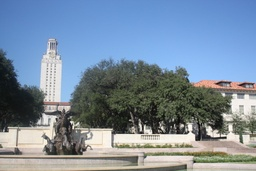
#> input picture HW3/p2/uttower_left.jpg, 256 x 171 px, shrunk from 1024 x 683 before the run
$ jupyter execute --allow-errors CSE803_HW3.ipynb
#> lines starting #> are read from the running program, lines starting #| are printed output that depends on the picture; long printed decimals are rounded
[cell 1]
import os
import cv2
import numpy as np
from matplotlib import pyplot as plt
import random
import math

[cell 2]
def save_img(path, img):
    cv2.imwrite(path, img)
    print(path, "is saved!")

def display_img(img):
    cv2.imshow('Result', img)
    cv2.waitKey()

def read_img(path):
    image = cv2.imread(path, cv2.IMREAD_GRAYSCALE)
    # if need double type, uncomment the following
    out = image.astype(float)
    return image

def read_colorimg(path):
    image = cv2.imread(path)
    # if need double type, uncomment the following
    out = image.astype(float)
    return image

[cell 3]
def homography_transform(X, H):
    # Perform homography transformation on a set of points X
    # using homography matrix H
    # Input - a set of 2D points in an array with size (N,2)
    #         a 3*3 homography matrix
    # Output - a set of 2D points in an array with size (N,2)
    M, N = X.shape
    A = np.hstack((X, np.ones((M, 1))))  # A: M x 3
    Y = A @ H
    return Y

def fit_homography(XY):
    # Given two set of points X, Y in one array,
    # fit a homography matrix from X to Y
    # Input - an array with size(N,4), each row contains two
    #         points in the form[x^T_i,y^T_i]1×4
    # Output - a 3*3 homography matrix
    X, Y = XY[:, :2], XY[:, 2:]  # y points
    M, N = XY.shape

    # build matrix A based on the correspondences
    A = []
    for i in range(M):
        x1, x2 = X[i, 0], X[i, 1]
        y1, y2 = Y[i, 0], Y[i, 1]

        # equation for each correspondence
        A.append([x1, x2, 1, 0, 0, 0, -y1 * x1, -y1 * x2, -y1])
        A.append([0, 0, 0, x1, x2, 1, -y2 * x1,- y2 * x2, -y2])

    A = np.array(A)

    # solve Ah = 0 using SVD
    U, S, V = np.linalg.svd(A)

    # solution h is the smallest singular value of V
    h = V[-1, :]

    # build H matrix & normalization
    H = h.reshape(3, 3)
    H = H / H[2, 2]

    return H

[cell 4]
def p1():
    # 1.2.3 - 1.2.5
    # 1. load points X from p1/transform.npy
    data = np.load("p1/transform.npy")
    X = data[:, :2]  # x points
    Y = data[:, 2:]  # y points
    print(f"X:{X.shape}")
    print(f"Y:{Y.shape}\n")

    # 2. fit a transformation y=Sx+t
    M, N = data.shape
    A = np.hstack((X, np.ones((M, 1))))  # A: M x 3
    b = Y                                # b: M x 2
    print(f"A:{A.shape}")
    print(f"b:{b.shape}")

    v = np.linalg.lstsq(A, b, rcond=None)[0]
    S = v[:2]  # S: 2 x 2
    t = v[2:]  # t: 2 x 1
    print(f"S:\n{S}")
    print(f"t:\n{t}\n")

    # 3. transform the points
    Y_hat = X @ S.T + t
    print(f"Y_hat:{Y_hat.shape}")

    # 4. plot the original points and transformed points
    plt.figure(figsize=(10, 6))
    plt.scatter(X[:, 0], X[:, 1], color='blue', label='Input points (X)', marker='o')
    plt.scatter(Y[:, 0], Y[:, 1], color='red', label='Target points (Y)', marker='x')
    plt.scatter(Y_hat[:, 0], Y_hat[:, 1], color='green', label='Predicted points (ŷ)', marker='^')

    plt.title('Input, Target, and Predicted Points')
    plt.xlabel('X-axis')
    plt.ylabel('Y-axis')
    plt.legend()
    plt.grid(True)
    plt.show()

    # 5.
    """
    Q: Explain how you transform the points in words based on S and t.
    Is the fitting result good?

    A: Matrix S represents how the input points (x) are transformed through
    scaling and rotation (linear transformation). Each input point is multiplied
    by matrix S, changing its size and direction. Vector t represents how the
    linearly transformed input points are positionally shifted (translation).

    For this particular fitting result, we see that while the scale or variance,
    and perhaps the translation too, of the predicted distribution is quite good,
    the rotation is significantly off.
    """

    # 1.2.6 - 1.2.8
    case = 8 # you will encounter 8 different transformations
    for i in range(case):
        XY = np.load('p1/points_case_'+str(i)+'.npy')
        # 1. generate your Homography matrix H using X and Y
        H = fit_homography(XY)

        # 2. Report H in your report
        print(f"\nCase #{i} H:\n{H}")

        # 3. Transform the points using H
        Y_H = homography_transform(XY[:,:2], H)

        # 4. Visualize points as three images in one figure
        # the following codes plot figure for you
        plt.scatter(XY[:,1],XY[:,0],c="red") #X
        plt.scatter(XY[:,3],XY[:,2],c="green") #Y
        plt.scatter(Y_H[:,1],Y_H[:,0],c="blue") #Y_hat
        plt.savefig('./p1_cases/case_'+str(i))
        plt.close()

    """
    Q: Discuss the transformations your observed in visualization with
    the homography matrix H. Do they make sense to you?

    A: All of the homographic transformations seem to make sense except for
    one, case #4. These transformations are designed to map one set of points
    in a 2D plane to another set of points in a different plane. The H matrix
    captures the relationship between two views of the same planar surface
    under different camera perspectives. In all of the cases except #4, we see
    the transformed X-points approximating their respective Y-points. In #4, the
    predicted points match the flipped Y-image orientation, but appear diagonal
    positionally to the Y-image.
    """

[cell 5]
def normalize(M):
    return (M - M.mean()) / M.std()

def match_descriptors(distances, threshold):
    matches = np.argwhere(distances < threshold)
    print(f"Descriptor matches (d<{threshold}): {matches.shape}")
    return matches

def sift_image(img, savename):
    # initialize SIFT detector
    sift = cv2.SIFT_create()
    sift.setContrastThreshold(0.15)
    sift.setEdgeThreshold(7)

    # detect key points and compute descriptors
    keypoints, descriptors = sift.detectAndCompute(img, None)

    # draw & save image
    kp_img = cv2.drawKeypoints(
        img,
        keypoints,
        None,
        flags=cv2.DRAW_MATCHES_FLAGS_DRAW_RICH_KEYPOINTS
    )
    save_img('./p2_output/sift_' + savename + '.jpg', kp_img)

    # return vars
    return keypoints, descriptors

def descriptor_distances(descriptors1, descriptors2):
    # normalize descriptors
    descriptors1 = normalize(descriptors1)
    descriptors2 = normalize(descriptors2)

    # init distance matrix
    distances = np.zeros((descriptors1.shape[0], descriptors2.shape[0]))
    print(f"Descriptor distance matrix: {distances.shape}, {distances.size}")

    # calculate distances
    for i, d1 in enumerate(descriptors1):
        for j, d2 in enumerate(descriptors2):
            # euclidean distance
            distances[i, j] = np.sqrt(np.sum((d1 - d2) ** 2))

    # return distance matrix
    return distances

def ransac(X, Y, p=4, n_iters=10000):
    m, _ = X.shape
    data = np.column_stack((X, Y))
    np.random.seed(7)

    eps = np.std(Y / 2)  # threshold
    best_ninliers = 0
    best_model = None
    best_residual = 0.0
    best_inliers = None
    best_dmatches = None

    for i in range(n_iters):
        # shuffle & select p-samples
        np.random.shuffle(data)
        samples = data[:p, :]
        s_X, s_Y = samples[:, :2], samples[:, 2:]

        # fit model
        H = fit_homography(samples)

        # count inliers
        Y_hat = homography_transform(X, H)[:,:2]
        err = np.sqrt(np.sum((Y - Y_hat) ** 2, axis=1))
        inlier_mask = err < eps
        n_inliers = np.count_nonzero(inlier_mask)

        # find best model
        if n_inliers > best_ninliers:
            best_ninliers = n_inliers
            best_model = H
            best_residual = err.mean()
            best_inliers = data[inlier_mask]
            best_dmatches = [cv2.DMatch(_distance=err[i], _queryIdx=i, _trainIdx=i) for i, t in enumerate(inlier_mask) if t]

        # report results
        p_outlier = 1 - (n_inliers / m)
        # print(f"{i}: n_inliers={n_inliers}, p_outlier={p_outlier}")

    # return best model & matches
    print(f"# Best Model: n_inliers={best_ninliers}, avg_residual={best_residual}, H=\n{best_model}")
    return best_model, best_dmatches

[cell 6]
def p2(p1, p2, savename):
    """
    Q1: read grayscale images.
    """
    img1_grey = read_img(p1)
    img2_grey = read_img(p2)
    save_img('./p2_output/grey_' + f"{savename}1" + '.jpg', img1_grey)
    save_img('./p2_output/grey_' + f"{savename}2" + '.jpg', img2_grey)

    """
    Q2: detect feature points.
    """
    img1_keypoints, img1_descriptors = sift_image(img1_grey, f"{savename}1")
    img2_keypoints, img2_descriptors = sift_image(img2_grey, f"{savename}2")

    """
    Q3: calculate pair-wise descriptor distances.
    """
    distances = descriptor_distances(img1_descriptors, img2_descriptors)

    """
    Q4: select keypoint putative matches based on descriptor distances.
    """
    descriptor_matches = match_descriptors(distances, threshold=8.0)
    img1_keypoints = np.array(img1_keypoints)[descriptor_matches[:, 0]]
    img2_keypoints = np.array(img2_keypoints)[descriptor_matches[:, 1]]

    """
    Q5: RANSAC.
    """
    X = np.array([kp.pt for kp in img2_keypoints])
    Y = np.array([kp.pt for kp in img1_keypoints])
    H, inlier_matches = ransac(X, Y)  # right-to-left
    inlier_img = cv2.drawMatches(
        img1_grey,
        img1_keypoints,
        img2_grey,
        img2_keypoints,
        inlier_matches,
        outImg=None,
        matchesThickness=1,
        flags=cv2.DrawMatchesFlags_NOT_DRAW_SINGLE_POINTS
    )
    save_img('./p2_output/inliers_' + savename + '.jpg', inlier_img)

    """
    Q6: Warp images using estimated transformation.
    """
    # left, right = img1_grey, img2_grey
    left, right = read_colorimg(p1), read_colorimg(p2)
    dims = (left.shape[1] + right.shape[1], max(left.shape[0], right.shape[0]))
    warped_img = cv2.warpPerspective(
        right,
        H,
        dims,
        # flags=cv2.INTER_LINEAR,
    )
    save_img('./p2_output/warped_' + savename + '.jpg', warped_img)

    """
    Q7: Composite images into a panorama..
    """
    panorama_img = warped_img.copy()
    panorama_img[0:left.shape[0], 0:left.shape[1]] = left
    # panorama_img = panorama_img[:, :1920]  # crop
    save_img('./p2_output/panorama_' + savename + '.jpg', panorama_img)

#> (a cell that did not finish here is left out)

[cell 8]
# Problem 2
p2('p2/uttower_left.jpg', 'p2/uttower_right.jpg', 'uttower')
#> call 2 of read_img, with path = 'p2/uttower_right.jpg'
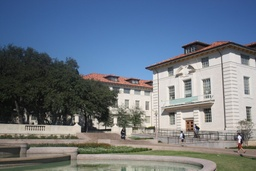
#> input picture HW3/p2/uttower_right.jpg, 256 x 171 px, shrunk from 1024 x 683 before the run
#> in sift_image, `keypoints, descriptors = sift.detectAndCompute(img, None)`: keypoints = 81 keypoints; strongest (x, y, size): (182, 125, 2.4), (71, 122, 1.9), (194, 162, 1.9), (162, 128, 1.8)
#> in sift_image, `kp_img = cv2.drawKeypoints( img, keypoints, None, flags=cv2.DRAW_MATCH..`:
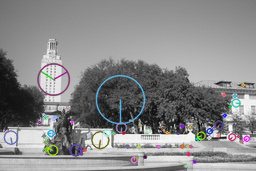
#> kp_img: shape (171, 256, 3); mean of channels 0, 1, 2 137, 136.3, 136.2; drawn as B, G, R
#> in p2, `img1_keypoints, img1_descriptors = sift_image(img1_grey, f"{savename}1")`: img1_keypoints has the same summary as keypoints in sift_image
#> call 2 of sift_image, with savename = 'uttower2'
#> in sift_image (call 2), `keypoints, descriptors = sift.detectAndCompute(img, None)`: keypoints = 68 keypoints; strongest (x, y, size): (197, 128, 2.2), (111, 88, 2), (115, 120, 3.1), (183, 136, 1.9)
#> in sift_image (call 2), `kp_img = cv2.drawKeypoints( img, keypoints, None, flags=cv2.DRAW_MATCH..`:
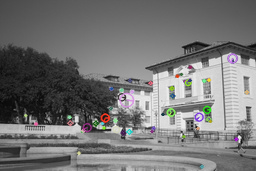
#> kp_img: shape (171, 256, 3); mean of channels 0, 1, 2 116.9, 117.1, 117.2; drawn as B, G, R
#> in p2, `img2_keypoints, img2_descriptors = sift_image(img2_grey, f"{savename}2")`: img2_keypoints has the same summary as keypoints in sift_image
#| Descriptor distance matrix: (81, 68), 5508
#> the loop in descriptor_distances, `for i, d1 in enumerate(descriptors1):` made 81 passes
#> after the loop in descriptor_distances, `for i, d1 in enumerate(descriptors1):`:
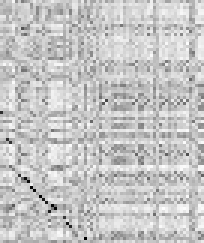
#> distances: shape (81, 68) float64 (shown 3 times larger); min 1.7, max 18.38, mean 14.66; drawn with min black and max white
#> in match_descriptors, `matches = np.argwhere(distances < threshold)`: matches = 23 rows, first 8: [9, 7], [33, 35], [34, 34], [37, 0], [46, 2], [47, 3], [51, 62], [58, 6]
#| Descriptor matches (d<8.0): (23, 2)
#> in p2, `descriptor_matches = match_descriptors(distances, threshold=8.0)`: descriptor_matches has the same summary as matches in match_descriptors
#> in p2, `X = np.array([kp.pt for kp in img2_keypoints])`: X = 23 rows, first 8: [82.06, 131], [162.6, 114], [162.6, 114], [25.34, 115.1], [69.12, 116.8], [69.12, 116.8], [210, 120.7], [78.41, 152.6]
#> in p2, `Y = np.array([kp.pt for kp in img1_keypoints])`: Y = 23 rows, first 8: [46.33, 148.9], [136.8, 157], [136.8, 157], [140, 125.1], [181.8, 125.4], [181.8, 125.4], [185.4, 165.5], [194.4, 161.5]
#> in ransac, `data = np.column_stack((X, Y))`: data = 23 rows, first 6: [82.06, 131, 46.33, 148.9], [162.6, 114, 136.8, 157], [162.6, 114, 136.8, 157], [25.34, 115.1, 140, 125.1], [69.12, 116.8, 181.8, 125.4], [69.12, 116.8, 181.8, 125.4]
#> in ransac, `eps = np.std(Y / 2)`: eps = 24.78
#> the loop in ransac, `for i in range(n_iters):` made 10000 passes
#> (n_inliers, best_ninliers, best_residual, best_inliers, best_dmatches, p_outlier) on pass 57: (1, 1, 134.4, [[111, 88.41, 223.5, 94.56]], 1 matches, 0.957)
#> (n_inliers, p_outlier) on passes 2, 3, 4, 8, 9, 11: (0, 1), (0, 1), (0, 1), (0, 1), (0, 1), (0, 1)
#| # Best Model: n_inliers=12, avg_residual=53.394, H=
#| [[ 1.78975210e+00 -1.36472157e-01  7.52077415e+01]
#|  [ 1.48352601e-01  1.10034426e+00 -2.96162189e+00]
#|  [ 2.32016194e-03 -9.73136926e-04  1.00000000e+00]]
#> in read_colorimg, image is the input picture: shape (171, 256, 3); mean B, G, R 159, 140, 121.8
#> in read_colorimg, image is the input picture: shape (171, 256, 3); mean B, G, R 132, 118.9, 107.7
#> in p2, `warped_img = cv2.warpPerspective( right, H, dims,`:
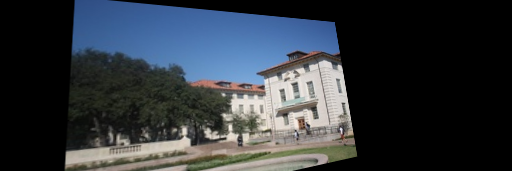
#> warped_img: shape (171, 512, 3); mean B, G, R 60.9, 54.5, 48.8
p2('p2/bbb_left.jpg', 'p2/bbb_right.jpg', 'bbb')
#> call 2 of p2, with p1 = 'p2/bbb_left.jpg', p2 = 'p2/bbb_right.jpg', savename = 'bbb'
#> call 3 of read_img, with path = 'p2/bbb_left.jpg'
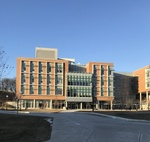
#> input picture HW3/p2/bbb_left.jpg, 150 x 142 px, shrunk from 599 x 568 before the run
#> call 4 of read_img, with path = 'p2/bbb_right.jpg'
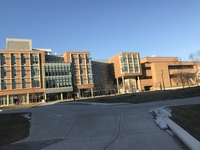
#> input picture HW3/p2/bbb_right.jpg, 200 x 150 px, shrunk from 800 x 600 before the run
#> in read_img (call 4), `image = cv2.imread(path, cv2.IMREAD_GRAYSCALE)`:
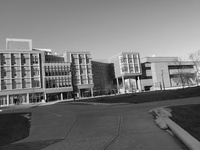
#> image: shape (150, 200); min 0, max 246, mean 117.4
#| Descriptor distance matrix: (32, 45), 1440
#> the loop in descriptor_distances (call 2), `for i, d1 in enumerate(descriptors1):` made 32 passes
#| Descriptor matches (d<8.0): (43, 2)
#| # Best Model: n_inliers=10, avg_residual=39.937, H=
#| [[ 7.49153568e-03 -2.72018576e-02  1.34753122e+00]
#|  [ 5.06567429e-01  1.04910787e+00 -1.16540816e+02]
#|  [-3.73237280e-03 -9.69565479e-03  1.00000000e+00]]
#> in p2 (call 2), `inlier_img = cv2.drawMatches( img1_grey, img1_keypoints, img2_grey, im..`:
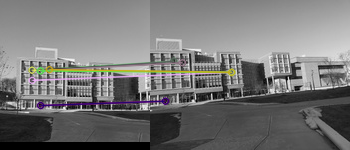
#> inlier_img: shape (150, 350, 3); mean of channels 0, 1, 2 117.2, 117.7, 118.1; drawn as B, G, R
#> in read_colorimg, image is the input picture: shape (142, 150, 3); mean B, G, R 146.9, 126, 111.2
#> in read_colorimg, image is the input picture: shape (150, 200, 3); mean B, G, R 133.4, 119.2, 107.8
#> in p2 (call 2), `panorama_img[0:left.shape[0], 0:left.shape[1]] = left`:
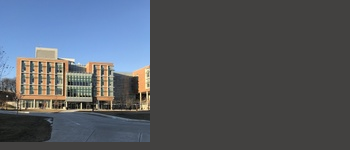
#> panorama_img: shape (150, 350, 3); mean B, G, R 97.6, 89.8, 84.3
